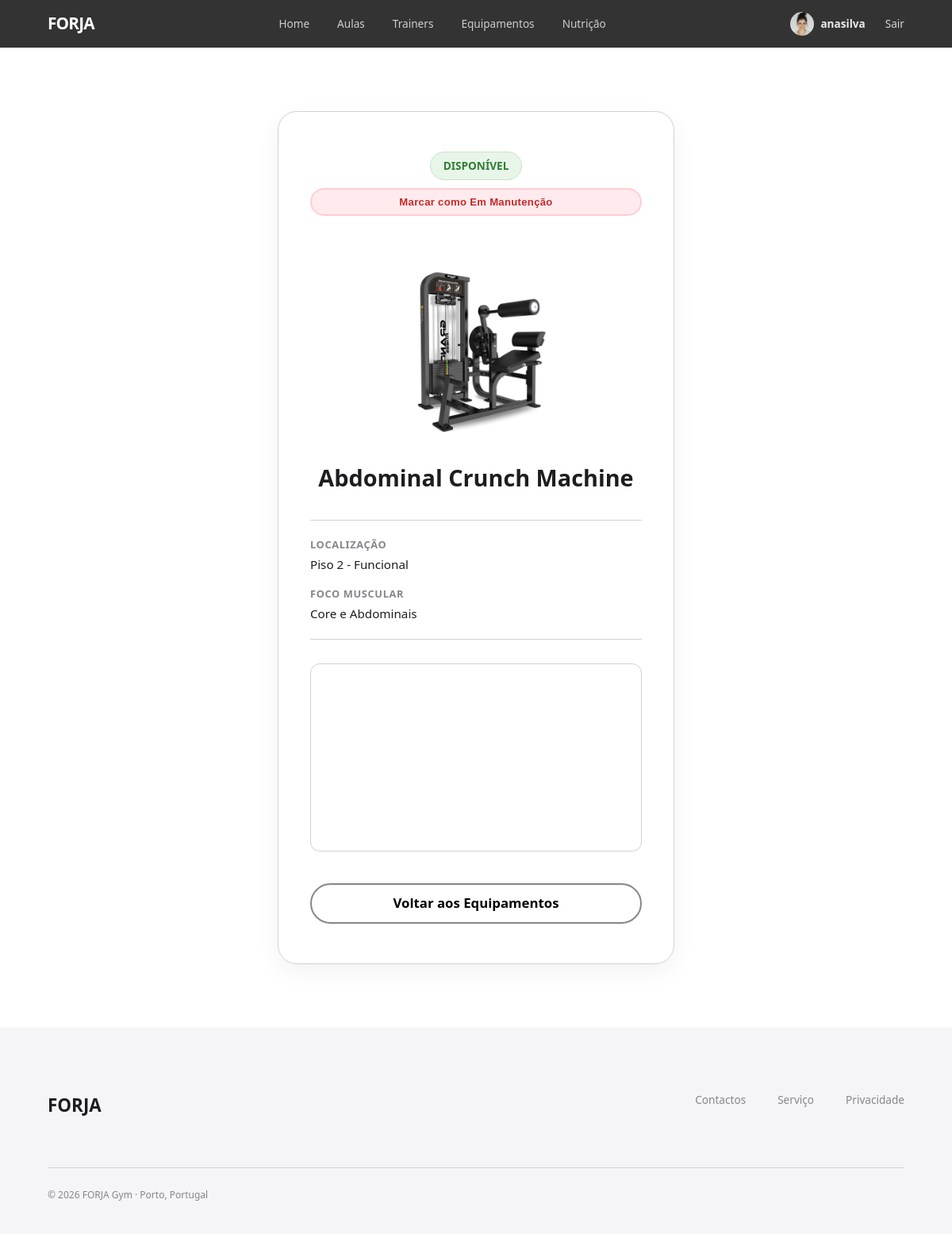
The page /pages/equipment_info.php?id=8 (signed in) on the database its author committed.
### tables this page shows
CREATE TABLE equipment (
    id               INTEGER  PRIMARY KEY AUTOINCREMENT,
    name             TEXT     NOT NULL,
    photo TEXT DEFAULT 'default-equipment.png',
    video_url TEXT,
    description      TEXT,
    status           TEXT     NOT NULL
                              CHECK (status IN ('Disponível', 'Manutenção'))
                              DEFAULT 'Disponível',
    location         TEXT     NOT NULL,
    purchase_date    DATE,               -- para controlo de vida útil
    last_maintenance DATE                -- data da última manutenção
);

CREATE TABLE muscle_group (
    id          INTEGER PRIMARY KEY AUTOINCREMENT,
    name        TEXT    NOT NULL UNIQUE,
    description TEXT
);

### database/equipment.php (called while the page is built, shortened)
<?php
function getEquipments(PDO $db): array {
    $stmt = $db->prepare('
        SELECT
            e.*,
            m.name as muscle_name
        FROM equipment e
        LEFT JOIN exercises ex ON e.id = ex.id_equipment
        LEFT JOIN muscle_group m ON ex.id_muscle_group = m.id
        ORDER BY e.name ASC
    ');
    $stmt->execute();
    return $stmt->fetchAll(PDO::FETCH_ASSOC);
}
?>

### database/user_auth.php (called while the page is built, shortened)
<?php
class UserAuth
{
    static function currentUser(): ?array
    {
        return [
            'id'       => $_SESSION['user_id'],
            'username' => $_SESSION['user_username'],
            'name'     => $_SESSION['user_name'],
            'role'     => $_SESSION['user_role'],
            'photo'    => $_SESSION['user_photo'] ?? '',
            'membership' => $_SESSION['user_membership'] ?? 'basico',
        ];
    }
}

### pages/equipment_info.php (the view, shortened to what this page needs)
<?php
require_once('../templates/common.php');
require_once('../database/connection.php');
require_once('../database/user_auth.php');
require_once('../database/equipment.php');
$db   = getDatabaseConnection();
$user = UserAuth::currentUser();
$id = isset($_GET['id']) ? intval($_GET['id']) : 0;
$equipments    = getEquipments($db);
$equipmentInfo = null;
foreach ($equipments as $eq) {
    if ($eq['id'] === $id) {
        $equipmentInfo = $eq;
        break;
    }
}
$photo_src    = !empty($equipmentInfo['photo']) ? "../imgs/" . htmlspecialchars($equipmentInfo['photo']) : "../imgs/default-equipment.png";
$muscle       = $equipmentInfo['muscle_name'] ?? 'Corpo Inteiro';
$location     = $equipmentInfo['location']    ?? 'Não especificada';
$status_text  = $equipmentInfo['status']      ?? 'Disponível';
$status_class = ($status_text === 'Disponível') ? 'status-available' : 'status-maintenance';
$is_trainer = in_array($user['role'], ['trainer', 'admin']);
?>
<link rel="stylesheet" href="../css/trainer_profile.css">
<link rel="stylesheet" href="../css/equipment_info.css">
<main class="profile-page-wrapper">
    <article class="profile-login-card">
        <div class="eq-badge-container">
            <span class="status-badge <?= $status_class ?>" id="status-badge">
                <?= htmlspecialchars($status_text) ?>
            </span>
            <?php if ($is_trainer): ?>
            <button
                id="btn-toggle-status"
                class="btn-toggle-eq <?= ($status_text === 'Disponível') ? 'btn-danger' : 'btn-success' ?>"
                data-id="<?= $id ?>"
                data-current="<?= htmlspecialchars($status_text) ?>">
                <?= ($status_text === 'Disponível') ? 'Marcar como Em Manutenção' : 'Marcar como Disponível' ?>
            </button>
            <?php endif; ?>
        </div>
        <img src="<?= $photo_src ?>"
             alt="<?= htmlspecialchars($equipmentInfo['name']) ?>"
             class="eq-profile-photo"
             onerror="this.onerror=null; this.src='../imgs/default-equipment.png';">
        <h1 class="profile-name"><?= htmlspecialchars($equipmentInfo['name']) ?></h1>
        <div class="profile-details-list">
            <div class="profile-detail-item">
                <strong>Localização</strong>
                <span><?= htmlspecialchars($location) ?></span>
            </div>
            <div class="profile-detail-item">
                <strong>Foco Muscular</strong>
                <span><?= htmlspecialchars($muscle) ?></span>
            </div>
        </div>
        <?php if (!empty($equipmentInfo['video_url'])): ?>
            <div class="video-wrapper">
                <iframe src="<?= htmlspecialchars($equipmentInfo['video_url']) ?>" allowfullscreen></iframe>
            </div>
        <?php endif; ?>
        <a href="equipment.php" class="btn-text btn-back-team">Voltar aos Equipamentos</a>
    </article>
</main>

### css/style.css (style rules this page uses)
:root { --orange: #f27a38; --orange-hover: #f5955d; --black: #000000; --white: #ffffff; --gray-bg: #f5f5f7; --gray-border: #d2d2d7; --text-main: #1d1d1f; --text-muted: #86868b; --radius-lg: 24px; --radius-sm: 12px; --transition: all 0.4s cubic-bezier(0.4, 0, 0.2, 1); }
* { margin: 0; padding: 0; box-sizing: border-box; }
body { font-family: "Segoe UI", Tahoma, Geneva, Verdana, sans-serif; line-height: 1.6; color: var(--text-main); }
a { text-decoration: none; color: inherit; }
.btn-text { margin-top: 20px; background-color: transparent; color: var(--black); padding: 10px 18px; border-radius: 30px; font-size: 1.05rem; font-weight: 600; border: 2px solid var(--text-muted); }

### css/equipment.css (style rules this page uses)
.btn-toggle-eq { margin-top: auto; width: 100%; }

### css/trainer_profile.css (style rules this page uses)
.profile-page-wrapper { display: flex; justify-content: center; align-items: center; padding: 80px 5%; background-color: var(--white); min-height: 80vh; }
.profile-login-card { background-color: var(--white); border: 1px solid var(--gray-border); border-radius: var(--radius-lg); padding: 50px 40px; max-width: 500px; width: 100%; text-align: center; box-shadow: 0 10px 30px rgba(0,0,0,0.05); position: relative; }
.profile-name { font-size: 1.8rem; font-weight: 800; margin-bottom: 5px; color: var(--text-main); }
.profile-details-list { text-align: left; margin: 30px 0; border-top: 1px solid var(--gray-border); border-bottom: 1px solid var(--gray-border); padding: 20px 0; display: flex; flex-direction: column; gap: 15px; }
.profile-detail-item { display: flex; flex-direction: column; }
.profile-detail-item strong { font-size: 0.8rem; text-transform: uppercase; color: var(--text-muted); letter-spacing: 0.05em; margin-bottom: 2px; }
.profile-detail-item span { font-size: 0.95rem; color: var(--text-main); }
.btn-back-team { display: inline-block; margin-top: 20px; width: 100%; text-align: center; }

### css/equipment_info.css (style rules this page uses)
.eq-profile-photo { width: 100%; height: 220px; object-fit: contain; margin-bottom: 20px; }
.eq-badge-container { display: flex; justify-content: center; margin-bottom: 20px; }
.status-badge { padding: 6px 16px; border-radius: 20px; font-weight: 700; font-size: 0.85rem; text-transform: uppercase; display: inline-block; }
.status-available { background-color: #e8f5e9; color: #2e7d32; border: 1px solid #c8e6c9; }
.video-wrapper { position: relative; padding-bottom: 56.25%; height: 0; overflow: hidden; border-radius: 12px; margin-top: 30px; margin-bottom: 20px; border: 1px solid var(--gray-border); }
.video-wrapper iframe { position: absolute; top: 0; left: 0; width: 100%; height: 100%; border: none; }
.eq-badge-container { display: flex; flex-direction: column; align-items: center; gap: 10px; margin-bottom: 20px; }
.btn-toggle-eq { display: inline-block; padding: 8px 20px; border: none; border-radius: 30px; font-size: 0.82rem; font-weight: 600; cursor: pointer; transition: var(--transition); letter-spacing: 0.3px; }
.btn-danger { background-color: #ffebee; color: #c62828; border: 2px solid #ffcdd2; }

### rows shown on the page
equipment: status "DISPONÍVEL", name "Abdominal Crunch Machine", location "Piso 2 - Funcional"
muscle_group: name "Core e Abdominais"

### other values the page prints
$user['username'] "anasilva"
